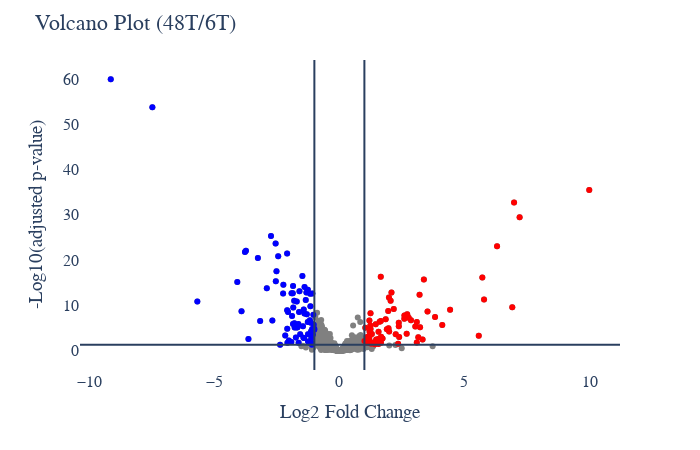

The code cell stored with this chart in its notebook:
### Code cell
# Protein Abundance Volcano plot
plot_options={
            "compare groups": ["48T", "6T"],
            "title": "Volcano Plot",
            "X Title": "Log2 Fold Change",
            "Y Title": "-Log10(adjusted p-value)",
            "up color": "red",
            "down color": "blue",
            "all color": "gray",
            "width": 700,
            "height": 450,
            "font": dict(size=16, family="Arial black"),
            "ylimits": [],
            "xlimits": []
        }
figure, _, _ =volcano_plots(data_obj, plot_options, saved_settings)
figure.show()

### Figure 1 — Plotly figure (JSON) as saved in the notebook; plotly's stock layout.template omitted (floating-point values rounded to 4 significant figures; data arrays with more than 128 entries replaced by an {"elided": "..."} marker saying what was removed)
{"data": [{"hovertemplate": "%{text}<br>x=: %{x} <br>y=: %{y}", "legendgroup": "", "marker": {"color": "#636efa", "symbol": "circle"}, "mode": "markers", "name": "", "orientation": "v", "showlegend": false, "type": "scatter", "xaxis": "x", "yaxis": "y"}, {"hovertemplate": "%{text}<br>x=: %{x} <br>y=: %{y}", "marker": {"color": "gray"}, "mode": "markers", "text": {"elided": "721 str values"}, "type": "scatter", "x": {"elided": "721 float values"}, "y": {"elided": "721 float values"}}, {"hovertemplate": "%{text}<br>x=: %{x} <br>y=: %{y}", "marker": {"color": "blue"}, "mode": "markers", "text": ["Q9Y230", "Q9UM54", "Q9UL46", "Q9UKY7", "Q9UHR6", "Q9NZM1", "Q9GZL7", "Q96AE4", "Q96A33", "Q92616", "Q5JTH9", "Q32P28", "Q16881", "Q15637", "Q14232", "Q14204", "Q13310", "Q13247", "Q13162", "Q13085", "Q12788", "Q04637", "Q02790", "Q02413", "Q01780", "Q01650", "P78527", "P62750", "P62701", "P62269", "P62258", "P61313", "P52272", "P49773", "P46940", "P46781", "P46776", "P46063", "P43487", "P40429", "P40227", "P39019", "P38919", "P38646", "P36957", "P35579", "P33992", "P31948", "P27797", "P26639", "P22695", "P22314", "P21333", "P18077", "P17987", "P15531", "P14625", "P13796", "P13667", "P12268", "P12004", "P11142", "P0C0S5", "P07910", "P07900", "P07686", "P07437", "P06748", "P06454", "P04075", "P00533", "O75643", "O75369", "O75367", "O75251", "O60568", "O43399", "O43390"], "type": "scatter", "x": [-2.541, -2.089, -1.002, -3.167, -1.254, -2.164, -2.25, -1.612, -2.088, -1.456, -5.679, -1.411, -2.02, -1.178, -1.806, -4.081, -1.438, -1.566, -2.083, -3.636, -2.515, -1.058, -1.893, -2.37, -1.096, -1.041, -1.392, -1.344, -1.398, -1.705, -1.478, -1.318, -1.263, -1.852, -1.629, -1.158, -1.788, -1.121, -1.168, -1.096, -1.026, -1.126, -1.845, -1.141, -1.864, -1.638, -1.253, -1.301, -1.854, -1.921, -3.775, -1.673, -2.053, -1.002, -1.8, -2.734, -1.596, -3.735, -1.425, -1.707, -1.096, -1.26, -7.477, -9.141, -3.258, -2.076, -2.549, -2.68, -1.132, -3.912, -1.081, -2.901, -2.445, -2.24, -1.088, -1.912, -1.74, -1.178], "y": [15.37, 21.47, 4.867, 6.592, 3.629, 3.376, 12.65, 8.565, 8.965, 5.422, 10.9, 2.831, 2.24, 1.738, 11.06, 15.17, 2.892, 3.621, 4.864, 2.598, 17.57, 3.587, 7.686, 1.316, 1.302, 7.934, 14.09, 11.23, 8.241, 10.9, 16.51, 12.88, 6.363, 14.31, 1.764, 9.85, 5.128, 2.787, 12.57, 3.912, 5.768, 4.318, 9.55, 6.172, 12.7, 5.911, 2.062, 8.074, 5.911, 1.916, 21.83, 5.215, 8.563, 4.619, 6.049, 25.33, 13.14, 22.1, 9.091, 5.144, 1.702, 13.47, 53.74, 59.95, 20.49, 1.764, 23.71, 6.684, 4.164, 8.699, 12.65, 13.79, 20.88, 14.55, 4.779, 12.7, 2.937, 6.744]}, {"hovertemplate": "%{text}<br>x=: %{x} <br>y=: %{y}", "marker": {"color": "red"}, "mode": "markers", "text": ["Q9Y6Y8", "Q9Y6E2", "Q9Y5B9", "Q9Y490", "Q9Y3C8", "Q9Y2W1", "Q9UQ35", "Q9UNX4", "Q9ULV4", "Q9NYK5", "Q9BUQ8", "Q99798", "Q99460", "Q96HS1", "Q96AQ6", "Q92841", "Q8N1N4", "Q8N163", "Q86UP2", "Q6P2Q9", "Q16891", "Q16555", "Q14573", "Q12792", "Q09666", "Q07020", "Q04837", "Q03252", "Q00839", "P84098", "P78417", "P68371", "P68104", "P63104", "P62854", "P61970", "P61204", "P61088", "P55786", "P55060", "P54886", "P53999", "P53621", "P53396", "P49792", "P49588", "P49327", "P48047", "P47914", "P46977", "P42704", "P35527", "P31025", "P30084", "P30046", "P25788", "P25786", "P21127", "P19338", "P18583", "P18206", "P15924", "P15121", "P13798", "P13693", "P13645", "P09622", "P08727", "P07355", "P06730", "P05783", "P04264", "P02545", "P02533", "O95373", "O60610", "O43592"], "type": "scatter", "x": [1.725, 1.094, 1.589, 1.127, 3.095, 6.303, 2.771, 1.115, 2.6, 1.412, 5.573, 3.205, 1.99, 1.24, 1.223, 1.002, 3.095, 3.157, 2.69, 2.253, 1.952, 1.415, 1.246, 1.662, 2.374, 1.655, 1.273, 1.656, 7.206, 2.862, 1.298, 3.524, 6.984, 1.61, 1.558, 1.245, 1.199, 4.427, 1.452, 1.489, 1.247, 2.377, 1.565, 1.213, 1.963, 5.784, 3.226, 1.179, 1.982, 1.334, 1.471, 2.597, 1.117, 1.564, 1.851, 3.378, 2.173, 1.898, 2.083, 1.195, 2.712, 3.035, 5.715, 2.39, 1.669, 4.113, 1.208, 2.049, 1.115, 1.189, 9.99, 1.678, 1.038, 3.326, 2.348, 3.825, 6.913], "y": [2.693, 2.603, 2.639, 3.12, 1.843, 23.06, 7.277, 2.115, 7.811, 1.778, 3.316, 12.39, 4.278, 5.553, 1.693, 2.182, 6.364, 3.002, 3.759, 3.662, 8.782, 1.412, 4.778, 1.786, 6.163, 16.37, 1.536, 6.55, 29.46, 6.728, 3.685, 8.681, 32.73, 6.389, 2.537, 8.279, 6.706, 9.047, 5.845, 1.882, 3.621, 5.39, 4.21, 1.777, 4.961, 11.31, 5.199, 2.404, 11.75, 1.841, 2.473, 7.06, 1.915, 1.47, 6.983, 15.74, 9.227, 4.759, 12.87, 2.909, 8.062, 5.376, 16.15, 3.064, 3.103, 5.705, 4.198, 11.04, 1.793, 2.673, 35.48, 2.757, 5.073, 2.482, 1.575, 7.477, 9.631]}], "layout": {"font": {"family": "Arial black", "size": 16}, "height": 450, "legend": {"tracegroupgap": 0}, "margin": {"t": 60}, "paper_bgcolor": "white", "plot_bgcolor": "white", "shapes": [{"type": "line", "x0": 0, "x1": 1, "xref": "x domain", "y0": 1.301, "y1": 1.301, "yref": "y"}, {"type": "line", "x0": -1, "x1": -1, "xref": "x", "y0": 0, "y1": 1, "yref": "y domain"}, {"type": "line", "x0": 1, "x1": 1, "xref": "x", "y0": 0, "y1": 1, "yref": "y domain"}], "showlegend": false, "title": {"text": "Volcano Plot (48T/6T)"}, "width": 700, "xaxis": {"anchor": "y", "domain": [0, 1], "title": {"text": "Log2 Fold Change"}}, "yaxis": {"anchor": "x", "domain": [0, 1], "title": {"text": "-Log10(adjusted p-value)"}}}}
